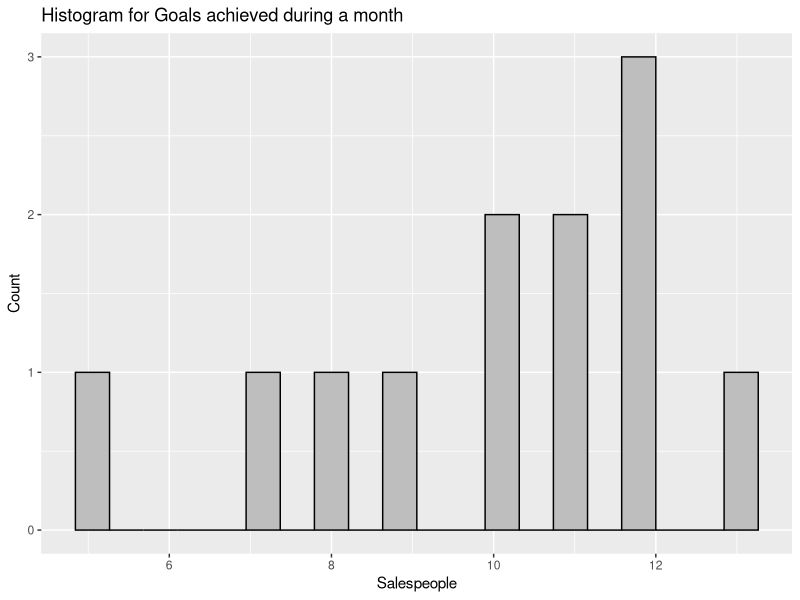
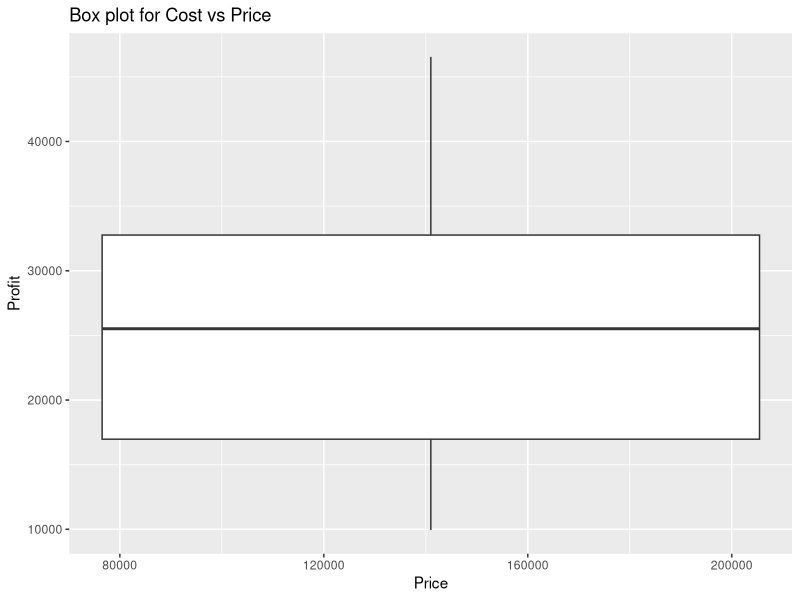
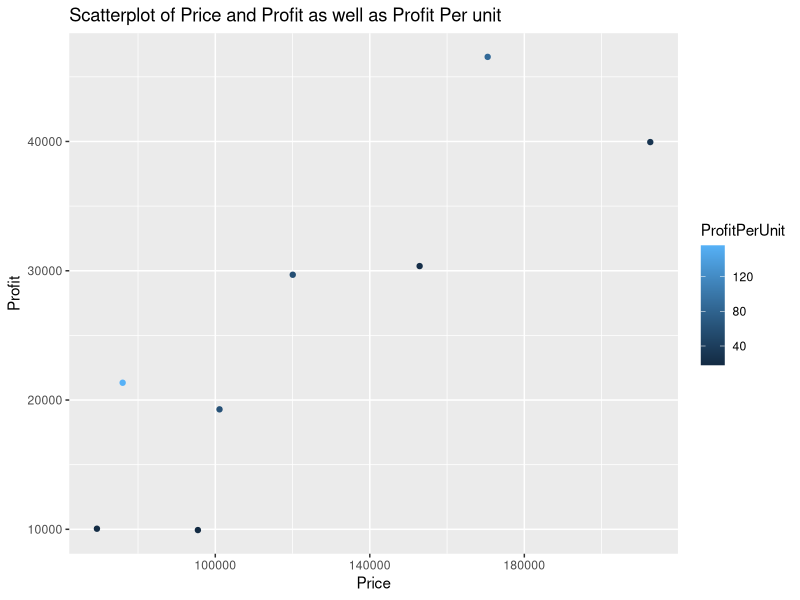

The R source for these figures, in order:
## ---- chunk 1
knitr::opts_chunk$set(echo = TRUE)
## ---- chunk 2
#install("ggplot2")
library(ggplot2)
## ---- chunk 3
sales <- read.csv(file="sales2.csv",header=TRUE,sep=",")

HistogramPlot = ggplot(data=sales, aes(sales$GoalsAttained))
HistogramPlot = HistogramPlot + geom_histogram(bins=20,col="black",fill="gray")
HistogramPlot = HistogramPlot + labs(x="Salespeople", y="Count")
HistogramPlot = HistogramPlot + labs(title="Histogram for Goals achieved during a month")

## ---- chunk 4
HistogramPlot
## ---- chunk 5
sales <- read.csv(file="sales4.csv",header=TRUE,sep=",")

BoxPlot = ggplot(data=sales, aes(sales$Price,sales$Profit))
BoxPlot = BoxPlot + geom_boxplot() 
BoxPlot = BoxPlot + labs(x="Price", y="Profit")
BoxPlot = BoxPlot +labs(title="Box plot for Cost vs Price")
## ---- chunk 6
BoxPlot
## ---- chunk 7
ScatterPlot = ggplot(data=sales, aes(Price,Profit))
ScatterPlot = ScatterPlot + geom_point(aes(color = ProfitPerUnit))
ScatterPlot = ScatterPlot + labs(title="Scatterplot of Price and Profit as well as Profit Per unit")
## ---- chunk 8
ScatterPlot
